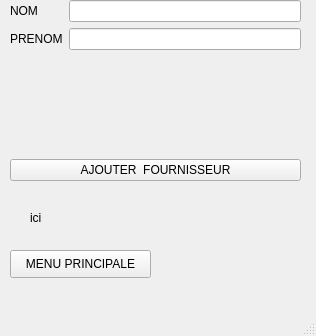
<?xml version="1.0" encoding="UTF-8"?>
<ui version="4.0">
 <class>FournisserWindow</class>
 <widget class="QMainWindow" name="FournisserWindow">
  <property name="geometry">
   <rect>
    <x>0</x>
    <y>0</y>
    <width>316</width>
    <height>336</height>
   </rect>
  </property>
  <property name="windowTitle">
   <string>FOURNISSEUR</string>
  </property>
  <widget class="QWidget" name="centralwidget">
   <widget class="QPushButton" name="pushButton">
    <property name="geometry">
     <rect>
      <x>10</x>
      <y>250</y>
      <width>141</width>
      <height>28</height>
     </rect>
    </property>
    <property name="text">
     <string>MENU PRINCIPALE</string>
    </property>
   </widget>
   <widget class="QLabel" name="label_3">
    <property name="geometry">
     <rect>
      <x>30</x>
      <y>210</y>
      <width>55</width>
      <height>16</height>
     </rect>
    </property>
    <property name="text">
     <string>ici</string>
    </property>
   </widget>
   <widget class="QWidget" name="">
    <property name="geometry">
     <rect>
      <x>10</x>
      <y>0</y>
      <width>291</width>
      <height>181</height>
     </rect>
    </property>
    <layout class="QVBoxLayout" name="verticalLayout">
     <item>
      <layout class="QFormLayout" name="formLayout">
       <item row="0" column="0">
        <widget class="QLabel" name="label">
         <property name="text">
          <string>NOM</string>
         </property>
        </widget>
       </item>
       <item row="0" column="1">
        <widget class="QLineEdit" name="lineEdit"/>
       </item>
       <item row="1" column="1">
        <widget class="QLineEdit" name="lineEdit_2"/>
       </item>
       <item row="1" column="0">
        <widget class="QLabel" name="label_2">
         <property name="text">
          <string>PRENOM</string>
         </property>
        </widget>
       </item>
      </layout>
     </item>
     <item>
      <widget class="QPushButton" name="pushButton_2">
       <property name="text">
        <string>AJOUTER  FOURNISSEUR</string>
       </property>
      </widget>
     </item>
    </layout>
   </widget>
  </widget>
  <widget class="QMenuBar" name="menubar">
   <property name="geometry">
    <rect>
     <x>0</x>
     <y>0</y>
     <width>316</width>
     <height>26</height>
    </rect>
   </property>
  </widget>
  <widget class="QStatusBar" name="statusbar"/>
 </widget>
 <resources/>
 <connections/>
</ui>
